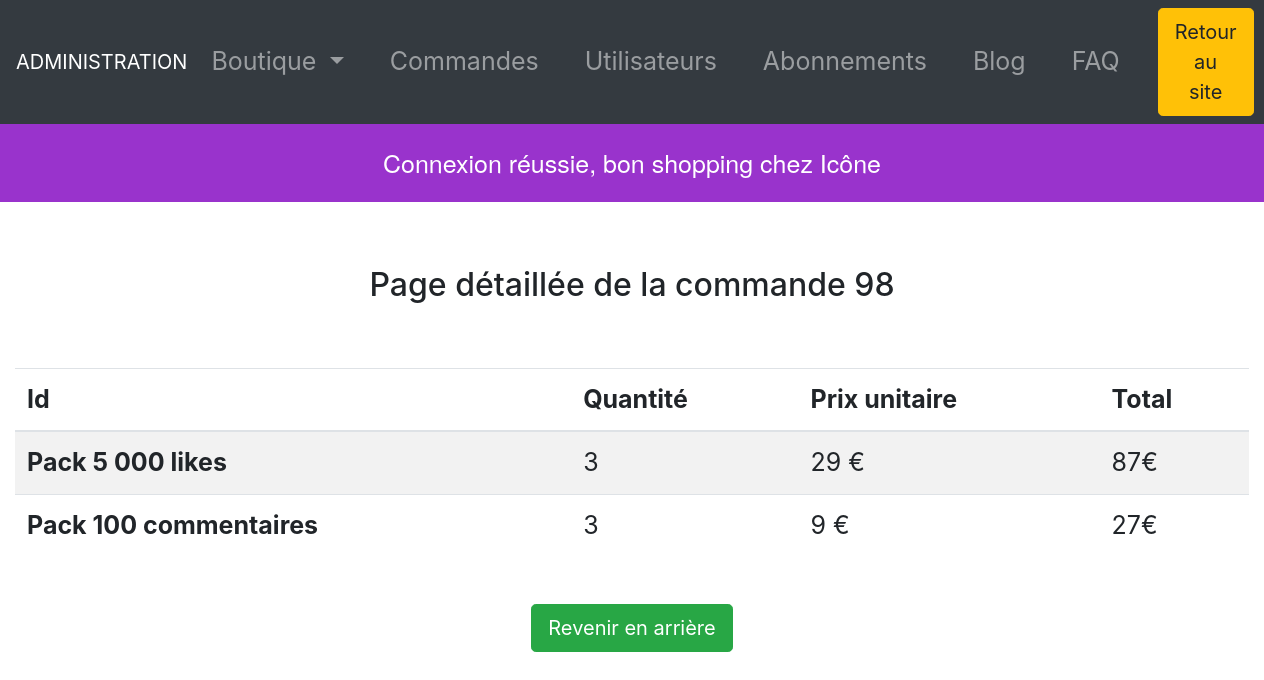
The page /index.php?p=orderAdmin&action=view&id=98 (signed in) on the database its author committed.
### tables this page shows
CREATE TABLE `order_details` (
  `id` int(11) NOT NULL,
  `order_id` int(11) NOT NULL,
  `name` varchar(255) NOT NULL,
  `price` int(11) NOT NULL,
  `quantity` int(11) NOT NULL
);

### models/Order.php (called while the page is built, shortened)
<?php
function getDetailsOrder($orderId){
    $db = dbConnect();
    $query = $db->query('SELECT * FROM order_details WHERE order_id = ' . $orderId);
    $detailsOrder = $query->fetchAll();
    return $detailsOrder;
}

### views/orderView.php (the view, shortened to what this page needs)
<!DOCTYPE html>
<html lang="fr">
<head>
    <link rel="stylesheet" href="assets/css/admin.css">
    <?php require 'partials/head_assets_admin.php'; ?>
</head>
<body>
<header>
    <?php require 'partials/header_admin.php'; ?>
</header>
<main>
    <?php if(isset($_SESSION['messages'])): ?>
        <div class="message">
            <?php foreach($_SESSION['messages'] as $message): ?>
                <?= $message ?><br>
            <?php endforeach; ?>
        </div>
    <?php endif; ?>
    <h2 class="p-3 text-center mt-5 mb-5">Page détaillée de la commande <?= $_GET['id']?></h2>
    <div class="container-fluid">
        <table class="table table-striped">
            <thead>
            <tr>
                <th scope="col">Id</th>
                <th scope="col">Quantité</th>
                <th scope="col">Prix unitaire</th>
                <th scope="col">Total</th>
            </tr>
            </thead>
            <tbody>
            <?php foreach($DetailsOrder as $DetailOrder):?>
            <tr>
                <th><?= htmlentities($DetailOrder['name']) ?></th>
                <td><?= htmlentities($DetailOrder['quantity']) ?></td>
                <td><?= htmlentities($DetailOrder['price']) ?> €</td>
                <td><?= htmlentities($DetailOrder['quantity']) * htmlentities($DetailOrder['price']) ?>€</td>
            </tr>
                <?php endforeach; ?>
            </tbody>
        </table>
        <div class="text-center mt-5">
            <a class="btn btn-success center-block text-center btn-lg" href="index.php?p=orderAdmin&action=list" role="button">Revenir en arrière</a>
        </div>
    </div>
</main>
</body>

### assets/css/admin.css (style rules this page uses)
.message { text-align: center; font-family: "Helvetica Neue"; font-size: 25px; color: #ffffff; padding: 20px; background-color: #9933cc; }
th, tr, label { font-size: 25px; }

### rows shown on the page
order_details: name "Pack 5 000 likes", quantity "3", price "29", quantity+price "87"
order_details: name "Pack 100 commentaires", quantity "3", price "9", quantity+price "27"

### other values the page prints
$message "Connexion réussie, bon shopping chez Icône"
$_GET['id'] "98"
